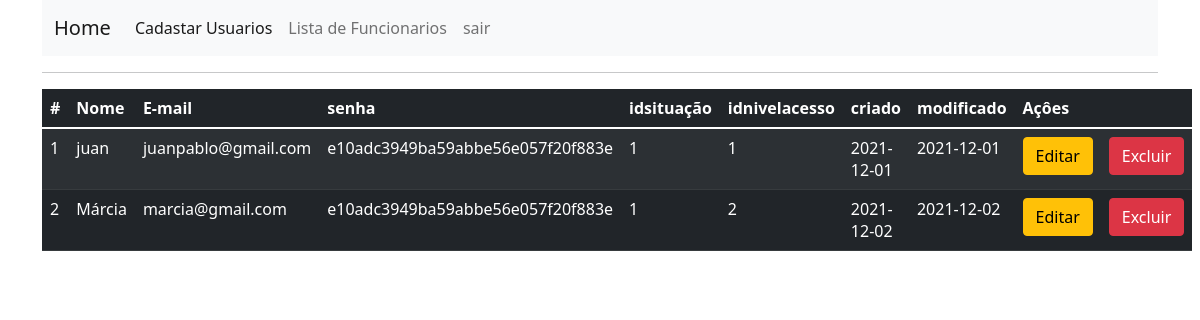
Page /adm/listarusuarios.php on the committed database.
### tables this page shows
CREATE TABLE `tblusuarios` (
  `idusuario` int(11) NOT NULL,
  `nome` varchar(100) NOT NULL,
  `email` varchar(100) NOT NULL,
  `senha` varchar(100) NOT NULL,
  `idsituacao` int(11) NOT NULL,
  `idnivelacesso` int(11) NOT NULL,
  `criado` date NOT NULL,
  `modificado` date NOT NULL
);

### adm/listarusuarios.php (the view, shortened to what this page needs)
<?php
    $localhost  = "localhost";
    $username   = "root";
    $password   = "";
    $db         = "bdprojeto";
    try {
        $con = new PDO("mysql:host=$localhost;dbname=$db",$username,$password);
    } catch(PDOException $e) {
        echo "conexão falhou:<br> ".$e->getMessage();
    }
?>
<?php
try {
  $sql = "SELECT * from tblusuarios";
  $qry = $con->query($sql);
  $usuarios = $qry->fetchAll(PDO::FETCH_OBJ);
 } catch(PDOException $e){
   echo $e-> getMessage();
 }
?>
<html>
  <head>
  <link href="https://cdn.jsdelivr.net/npm/bootstrap@5.1.3/dist/css/bootstrap.min.css" rel="stylesheet">
  </head>
  <body>
    <div class="container">
      <nav class="navbar navbar-expand-lg navbar-light bg-light">
        <div class="container-fluid">
            <a class="navbar-brand" href="administrativo.php">Home</a>
            <div class="collapse navbar-collapse" id="navbarSupportedContent">
            <ul class="navbar-nav me-auto mb-2 mb-lg-0">
                <li class="nav-item">
                <a class="nav-link active" aria-current="page" href="frmusuarios.php">Cadastar Usuarios</a>
                </li>
                <li class="nav-item">
                <a class="nav-link" href="listarusuarios.php">Lista de Funcionarios</a>
                </li>
                <li class="nav-item">
                <a class="nav-link " href="sair.php">sair</a>
                </li>
            </ul>
          </div>
        </div>
      </nav>
      <hr>
        <table class="table table-dark table-striped">
        <thead>
          <tr>
            <th scope="col">#</th>
            <th scope="col">Nome</th>
            <th scope="col">E-mail</th>
            <th scope="col">senha</th>
            <th scope="col">idsituação</th>
            <th scope="col">idnivelacesso</th>
            <th scope="col">criado</th>
            <th scope="col">modificado</th>
            <th colspan=2>Açôes</th>
          </tr>
        </thead>
          <tbody>
            <?php foreach($usuarios as $usuario){ ?>
              <tr>
                <td><?php echo $usuario->idusuario?>        </td>
                <td><?php echo $usuario->nome?>             </td>
                <td><?php echo $usuario->email?>            </td>
                <td><?php echo $usuario->senha?>            </td>
                <td><?php echo $usuario->idsituacao?>       </td>
                <td><?php echo $usuario->idnivelacesso?>    </td>
                <td><?php echo $usuario->criado?>           </td>
                <td><?php echo $usuario->modificado?>       </td>
                <td><a href="frmusuarios.php?idusuario=<?php echo $usuario->idusuario?>" class="btn btn-warning">Editar</a></td>
                <td><a href="frmusuarios.php?op=del&idusuario=<?php echo $usuario->idusuario ?>" class="btn btn-danger">Excluir</a></td>
              </tr>
            <?php }?>
          </tbody>
          </table>
    </div>
  </body>
</html>

### rows in the picture
tblusuarios: idusuario "1", nome "juan", email "juanpablo@gmail.com", senha "e10adc3949ba59abbe56e057f20f883e", idsituacao "1", idnivelacesso "1", criado "2021-12-01", modificado "2021-12-01"
tblusuarios: idusuario "2", nome "Márcia", email "marcia@gmail.com", senha "e10adc3949ba59abbe56e057f20f883e", idsituacao "1", idnivelacesso "2", criado "2021-12-02", modificado "2021-12-02"
